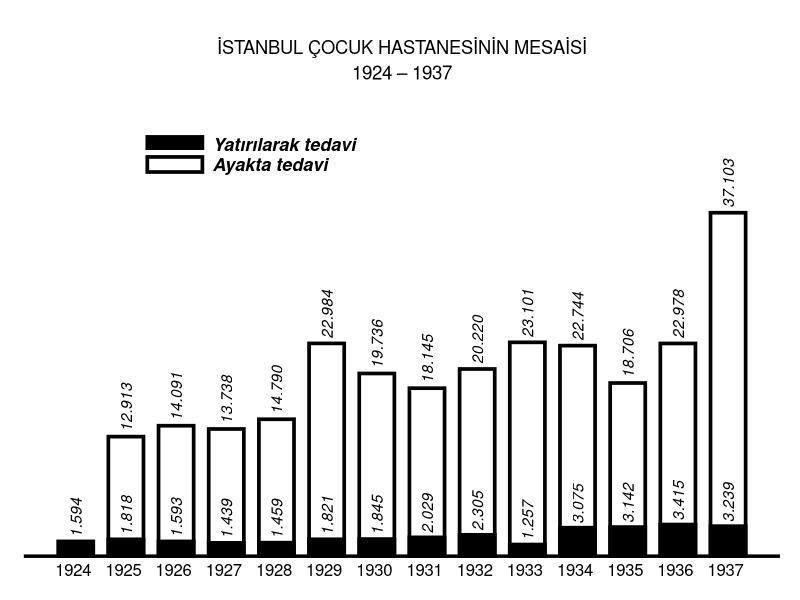

The R source for this figure:
library(ggplot2)
zaman <- rep(seq(1924,1937),2)
yatak <- c(1594,1818,1593,1439,1459,1821,1845,2029,2305,1257,3075,3142,3415,3239)
ayak <- c(NA,12913,14091,13738,14790,22984,19736,18145,20220,23101,22744,18706,22978,37103)
deger <- c(ayak,yatak)
grup <- factor(c(rep(c("Ayakta tedavi","Yatırılarak tedavi"), each=length(yatak))),
               levels=c("Yatırılarak tedavi","Ayakta tedavi"))
cocuk <- data.frame(zaman,deger, grup)

xcor <- zaman
ycor <- deger
annolabel <- c("","12.913","14.091","13.738","14.790","22.984","19.736","18.145","20.220","23.101","22.744","18.706","22.978","37.103",
                "1.594","1.818","1.593","1.439","1.459","1.821","1.845","2.029","2.305","1.257","3.075","3.142","3.415","3.239")

ggplot(cocuk, aes(x = zaman, y = deger, fill = grup, color = grup)) +
  geom_bar(stat = "identity", position = "identity", color = "black", size = 1.25, width = 0.70) +
  scale_fill_manual(values=c("black","white")) +
  theme_classic() +
  labs(title = "İSTANBUL ÇOCUK HASTANESİNİN MESAİSİ",
       subtitle = "1924 \u2013 1937\n\n\n\n\n\n") +
  theme(plot.title = element_text(hjust = 0.5),
        plot.subtitle = element_text(hjust = 0.5, size = 13.5)) +
  theme(plot.margin = unit(c(2,1,1,1), "lines")) +  
  theme(axis.line.y = element_blank(),
        axis.text.y = element_blank(), 
        axis.ticks = element_blank(), 
        axis.title = element_blank(),
        axis.text = element_text(color = "black", size = 12, hjust = 0.57),
        axis.line.x = element_line(colour = "black", size = 1.2)) +
  theme(legend.title=element_blank(),
        legend.text = element_text(size=13,face = "bold.italic"),
        legend.position=c(0.15,1.25), 
        legend.justification=c(0,1), 
        legend.direction='vertical',
        legend.spacing.x = unit(0.15,"cm"),
        legend.key = element_rect(size = 3 ,fill = "white", colour = "white")) +
  guides(fill = guide_legend(keywidth = 0.6, keyheight=0.2, default.unit = "inch")) +
  annotate("text",x = xcor, y = ycor, label = annolabel, angle = 90, fontface = "italic",
           hjust = -0.1) +
  coord_cartesian(clip = 'off') +
  scale_y_continuous(expand = c(0,0)) +
  scale_x_continuous(breaks = seq(1924,1937))
